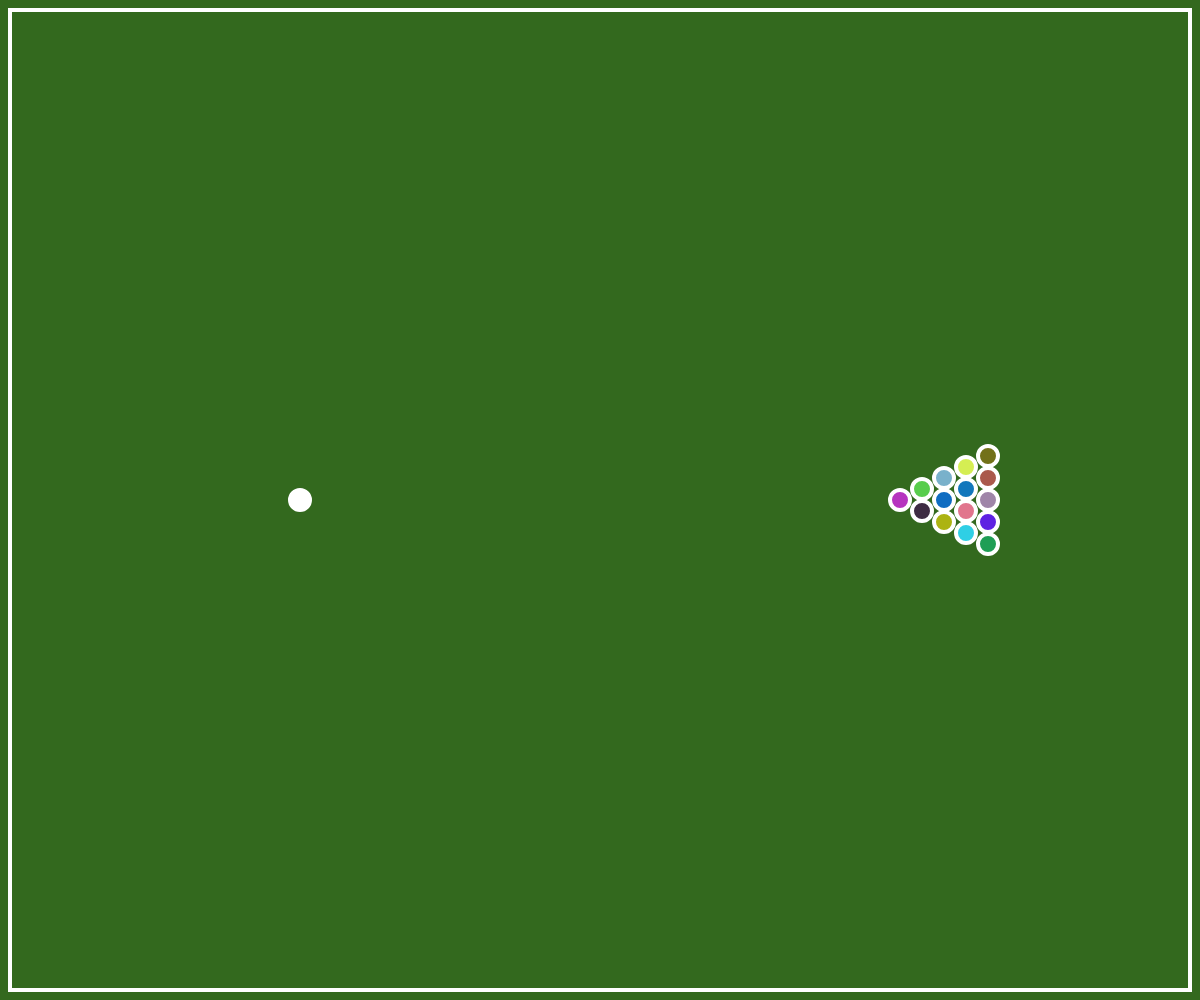
Frame 1 (no input)
Frame 60 (no input): identical to frame 1, image omitted
Frame 120 (the mouse pressed at the canvas centre since frame 60): identical to frame 1, image omitted

The p5.js sketch that drew this single still picture (run headless with seeded random() and noise() and a simulated clock; from frame 60 on, the mouse is pressed at the canvas centre):

// p5.js sketch
// ── sketch.js
let cueBall;
let cueBallVelocity;
let balls = [];
let isDragging = false;
let dragStart;

function setup() {
  createCanvas(windowWidth, windowHeight);
  cueBall = createVector(width / 4, height / 2);
  cueBallVelocity = createVector(0, 0); 
  setupBalls();
}
function draw() {
  background(51, 105, 30); 

  
  stroke(255);
  strokeWeight(4);
  noFill();
  rect(10, 10, width - 20, height - 20);

  
  if (isDragging && p5.Vector.dist(dragStart, cueBall) > 10) {
    drawAimingLine(cueBall, createVector(mouseX, mouseY));
  }


  cueBall.add(cueBallVelocity);
  applyFriction();
  handleCollisions();
  fill(255);
  ellipse(cueBall.x, cueBall.y, 20, 20);


  for (let ball of balls) {
    fill(ball.color);
    ellipse(ball.position.x, ball.position.y, 20, 20);
  }
}

function mousePressed() {

  if (p5.Vector.dist(createVector(mouseX, mouseY), cueBall) < 10) {
    isDragging = true;
    dragStart = createVector(mouseX, mouseY);
  }
}

function mouseReleased() {
 
  if (isDragging) {
    let dragEnd = createVector(mouseX, mouseY);
    let force = p5.Vector.sub(dragStart, dragEnd);
    force.setMag(force.mag() / 100); 
    cueBallVelocity.add(force);
  }
  isDragging = false;
}

function drawAimingLine(start, end) {
  stroke(255, 0, 0);
  strokeWeight(2);
  line(start.x, start.y, end.x, end.y);
}

function applyFriction() {
  let friction = cueBallVelocity.copy();
  friction.mult(-0.02);
  cueBallVelocity.add(friction);
}

function handleCollisions() {
  // Reflect the velocity vector when the ball hits a boundary
  if (cueBall.x <= 10 || cueBall.x >= width - 10) {
    cueBallVelocity.x *= -1;
    cueBall.x = constrain(cueBall.x, 10, width - 10);
  }
  if (cueBall.y <= 10 || cueBall.y >= height - 10) {
    cueBallVelocity.y *= -1;
    cueBall.y = constrain(cueBall.y, 10, height - 10);
  }
}
function setupBalls() {

  let startX = width * 0.75;
  let startY = height / 2;
  let rows = 5;
  let ballDiameter = 20;



  for (let i = 0; i < rows; i++) {
    for (let j = 0; j < i + 1; j++) {
      let x = startX + (i * (ballDiameter + 2));
      let y = startY - (i * (ballDiameter + 2) / 2) + (j * (ballDiameter + 2));
      balls.push({ position: createVector(x, y), color: [random(255), random(255), random(255)] });
    }
  }
}
